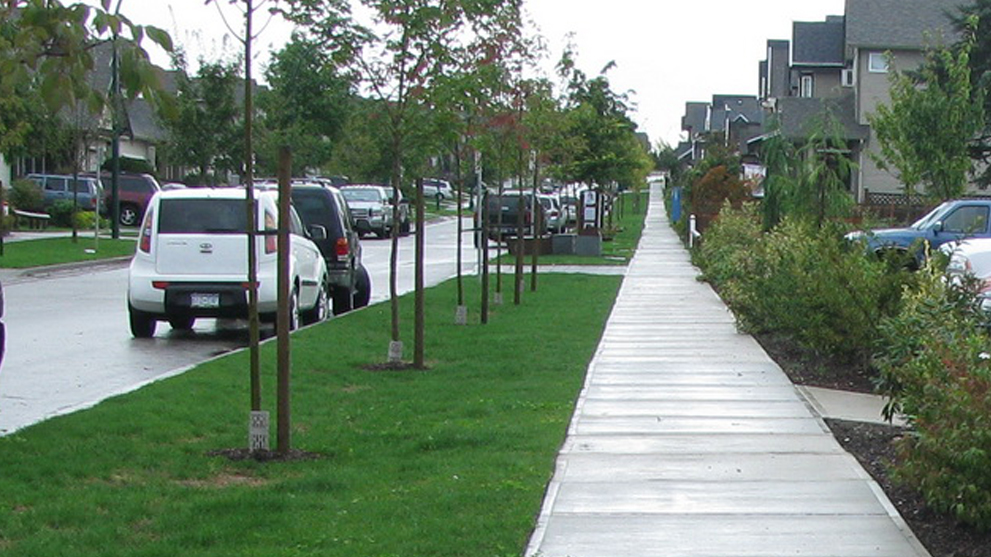
//> input picture sidewalk/cpp/images/Sidewalk.jpg, 991 x 557 px
$ ./main   (built with g++ and OpenCV 4)
//> lines starting //> are read from the running program, lines starting //| are printed output that depends on the picture; after the words box and inside, x2 and y2 are one past the last pixel; in counts of white or black regions, pixels touching at a corner belong together
#include <opencv2/opencv.hpp>
#include <opencv2/core/core.hpp>
#include <opencv2/highgui/highgui.hpp>
#include <iostream>

using namespace cv;
using namespace std;

Mat convert_to_gray(Mat image)
{
	Mat gray;
	cvtColor(image, gray, COLOR_BGR2GRAY);
	return gray;
}

Mat convert_to_blur(Mat image, Size size=Size(9,9))
{
	Mat blur;
	GaussianBlur(image, blur, size, 0);
	return blur;
}

Mat convert_to_edges(Mat gray, double t1, double t2)
{
	Mat edges;
	Canny(gray, edges, t1, t2);
	return edges;
}

/*
	@param rho    : Resolution of parameter rho in pixels
	@param theta  : Resolution of parameter theta in pixels
	@param thresh : Minimum number of intersections to detect a line
*/
Mat convert_to_hough_lines(Mat edges, double rho, double theta, int thresh)
{
	// Empty matrix
	Mat image_lines = Mat::zeros(edges.size(), edges.type());
	// Find all lines
	vector <Vec4i> lines;
	HoughLinesP(edges, lines, 1, CV_PI/180, 50, 50, 10);
	// For each line found draw it
	for (size_t l = 0; l < lines.size(); l++)
	{
		Vec4i one_line = lines[l];
		// Draw line
		line(image_lines,						// Output matrix
			Point(one_line[0], one_line[1]),	// Point a
			Point(one_line[2], one_line[3]),	// Point b
			Scalar(255, 0, 0),					// Line color
			3,									// Thickness of line
			CV_AA);								// Type of line
	}
	cout << "Found " << lines.size() << " lines" << endl;
	return image_lines;
}

// Globals for blur_tile_width_trackbar_callback
int tile_x;
int tile_y;
void blur_tile_width_trackbar_callback(int pos, void* userdata)
{
	tile_x = (pos % 2 == 0) ? tile_x + 1 : tile_x;
	tile_y = (pos % 2 == 0) ? tile_y + 1 : tile_y;
}

// F7 to build, CTRL + F5 to run
int main( int argc, char** argv )
{
	// https://www.pyimagesearch.com/2015/04/06/zero-parameter-automatic-canny-edge-detection-with-python-and-opencv/
	// (1) Smooth image with Gaussian filter to remove high frequency noise
	// (2) Compute gradient intesnity representations of image
	// (3) Apply non-maximum suppression to remove false responses to edge detection
	// (4) Apply thresholding using lower/upper boundaries on gradient values
	// (5) Track edges using hysteresis by surpressing weak edges not connected to strong edges

	// Configurable blur tile size
	namedWindow("Blur");
	const int max_width = 255;
	createTrackbar("TILE X WIDTH", "Blur", &tile_x, max_width, blur_tile_width_trackbar_callback);
	createTrackbar("TILE Y WIDTH", "Blur", &tile_y, max_width, blur_tile_width_trackbar_callback);
	int blur_x = 3;
	int blur_y = 3;

	// Configurable color mask
	namedWindow("Color Mask");
	int lower_rgb[3] = { 0, 0, 0 };
	int upper_rgb[3] = { 0, 0, 0 };
	createTrackbar("Lower R", "Color Mask", &lower_rgb[0], 255);
	createTrackbar("Lower G", "Color Mask", &lower_rgb[1], 255);
	createTrackbar("Lower B", "Color Mask", &lower_rgb[2], 255);
	createTrackbar("Upper R", "Color Mask", &upper_rgb[0], 255);
	createTrackbar("Upper G", "Color Mask", &upper_rgb[1], 255);
	createTrackbar("Upper B", "Color Mask", &upper_rgb[2], 255);

	while (1)
	{
		// Make sure non-zero
		blur_x = (tile_x == 0) ? 1 : tile_x;
		blur_y = (tile_y == 0) ? 1 : tile_y;
		// Make sure odd numbered
		blur_x = (tile_x % 2 == 0) ? tile_x + 1 : tile_x;
		blur_y = (tile_y % 2 == 0) ? tile_y + 1 : tile_y;

		///////////////////////////////////////////////////////////////////////////////////////

		// Original
		Mat image = imread("Sidewalk.jpg", IMREAD_COLOR);
//> image is the input picture: 557 rows x 991 cols, CV_8UC3; mean B, G, R 112.5, 129.2, 113.1

		// Color mask optimal seems to be:
		// Lower(190, 0, 0)
		// Upper(255, 255, 255)
		Mat mask;
		Scalar lower_bound = Scalar(lower_rgb[0], lower_rgb[1], lower_rgb[2]);
		Scalar upper_bound = Scalar(upper_rgb[0], upper_rgb[1], upper_rgb[2]);
		inRange(image, lower_bound, upper_bound, mask);
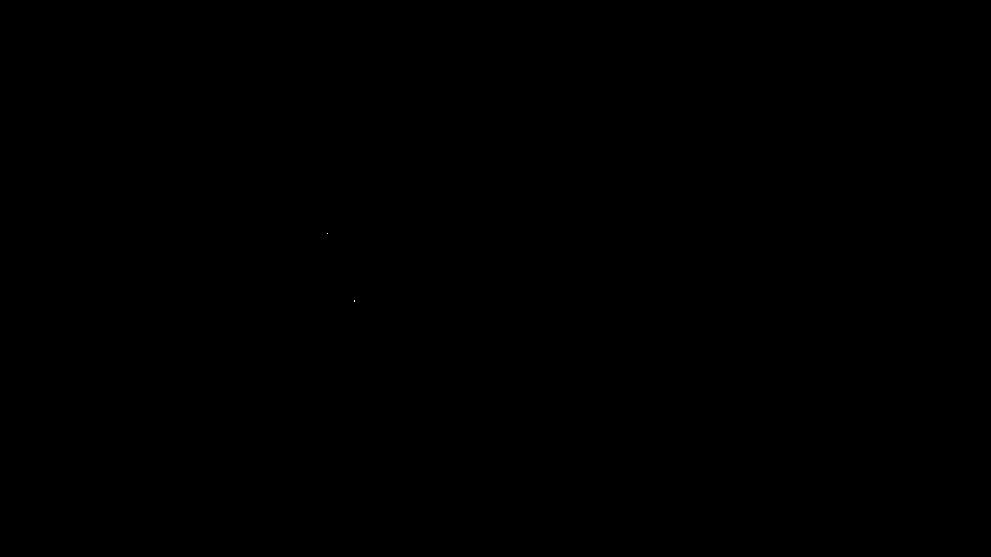
//> mask: 557 rows x 991 cols, CV_8UC1; 0% white in thin lines or dots, all inside (x1, y1, x2, y2) = (327, 233, 355, 302)

		// Unused right now
		Mat gray  = convert_to_gray(image);
//> in convert_to_gray, `cvtColor(image, gray, COLOR_BGR2GRAY);`:
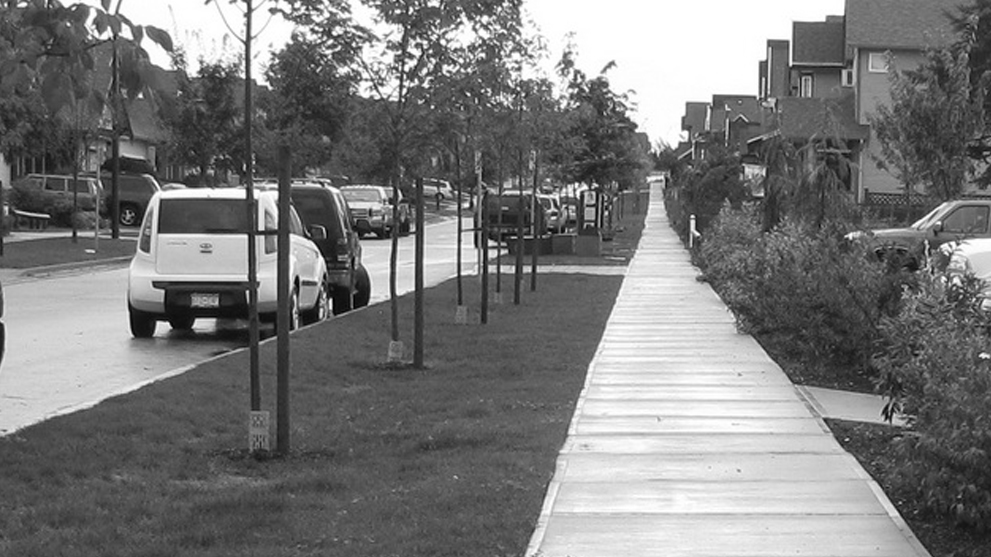
//> gray: 557 rows x 991 cols, CV_8UC1; min 0, max 255, mean 122.5

		// Gaussian Blur
		Mat blur  = convert_to_blur(mask, Size(blur_x, blur_y));

		// Canny Edge
		Mat edges = convert_to_edges(blur, 50, 200);
//> in convert_to_edges, `Canny(gray, edges, t1, t2);`: edges: 557 rows x 991 cols, CV_8UC1; 0% white in thin lines or dots, all inside (x1, y1, x2, y2) = (326, 232, 356, 302)

		// Hough Transform
		// Only works in release crashes in debug, need to check on that
		Mat lines = convert_to_hough_lines(edges, 1, CV_PI/180, 50);
//> in convert_to_hough_lines, `HoughLinesP(edges, lines, 1, CV_PI/180, 50, 50, 10);`: lines = empty
//> after the loop in convert_to_hough_lines, `for (size_t l = 0; l < lines.size(); l++)`: image_lines: 557 rows x 991 cols, CV_8UC1; every value is 0
//| Found 0 lines

		// Show images
		imshow( "Original",		image	);
		imshow( "Gray",			gray	);
		imshow( "Blurred",		blur	);
		imshow( "Edges",		edges	);
		imshow( "Hough Lines",	lines	);
		imshow( "Color Mask",	mask	);

		// Quit if q
		if (waitKey(10) == 'q') break;
//> the 'q' key is pressed
	}

	return 0;
}
